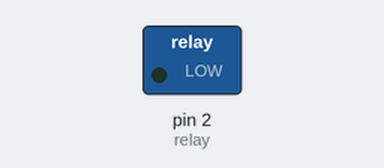
A sketch run on a simulated Arduino Uno, built with avr-gcc and run on an emulated ATmega328P. Parts: switched loads named in the sketch (green lamp = pin HIGH).

Above: at 1.0 s.
At 3.0 s:
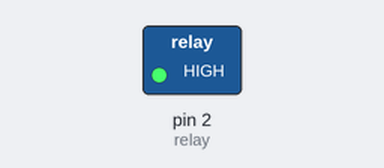
Timing chart, 0 to 5.2 s (numbered marks = the images above):
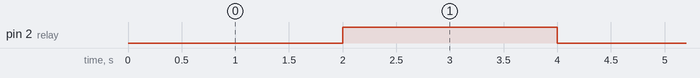

Measured:
- by itself, pin 2 (relay): alternates HIGH for 2.0 s and LOW for 2.0 s

The sketch:

relay.ino
```cpp
//YouTube|Tech at Home

int relay=2;

void setup()
{
 pinMode(2,OUTPUT);
}

void loop()
{
  digitalWrite(relay,LOW);
  delay(2000);
  digitalWrite(relay,HIGH);
  delay(2000);
}
```
